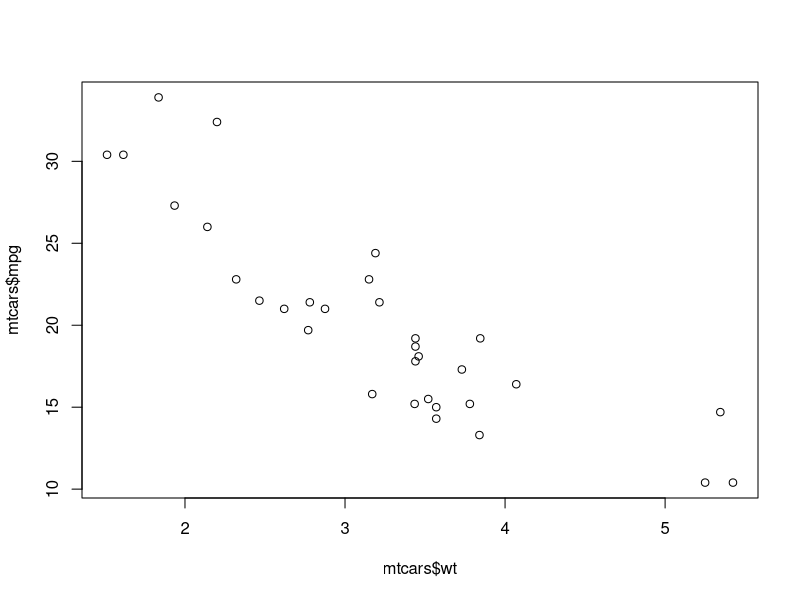
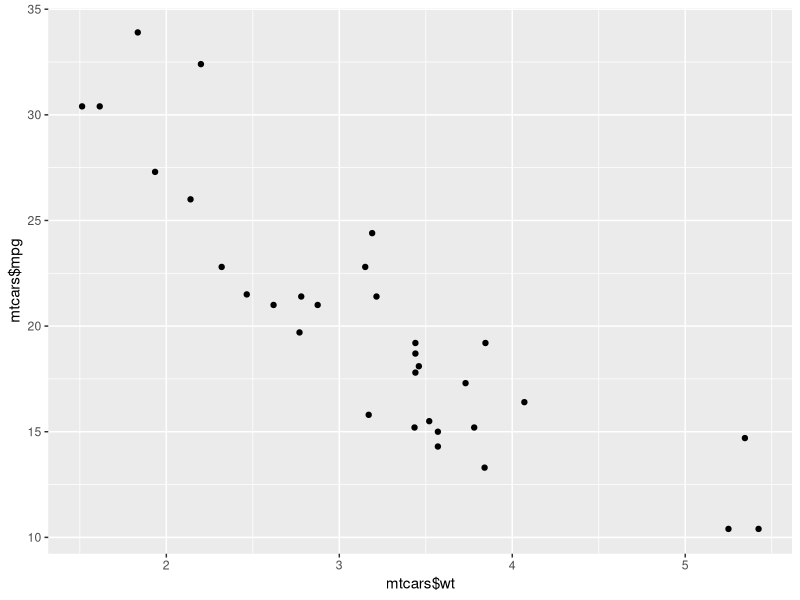
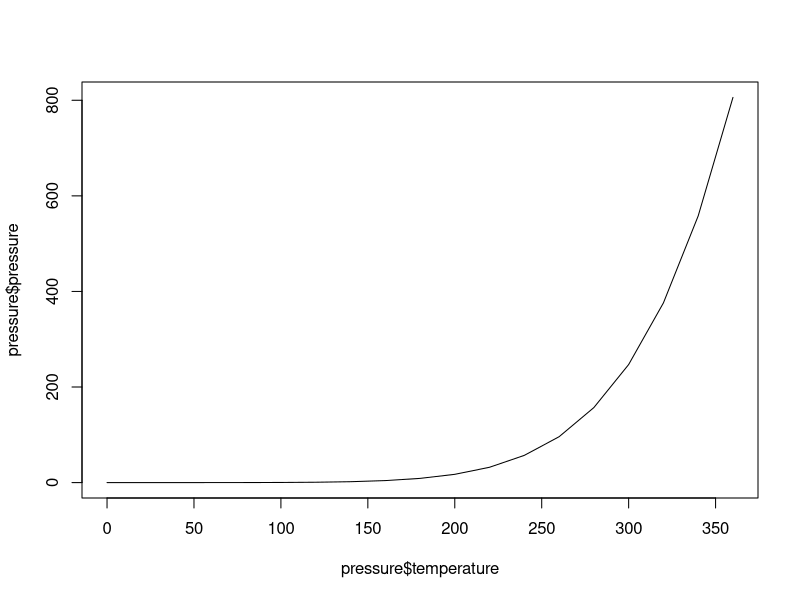
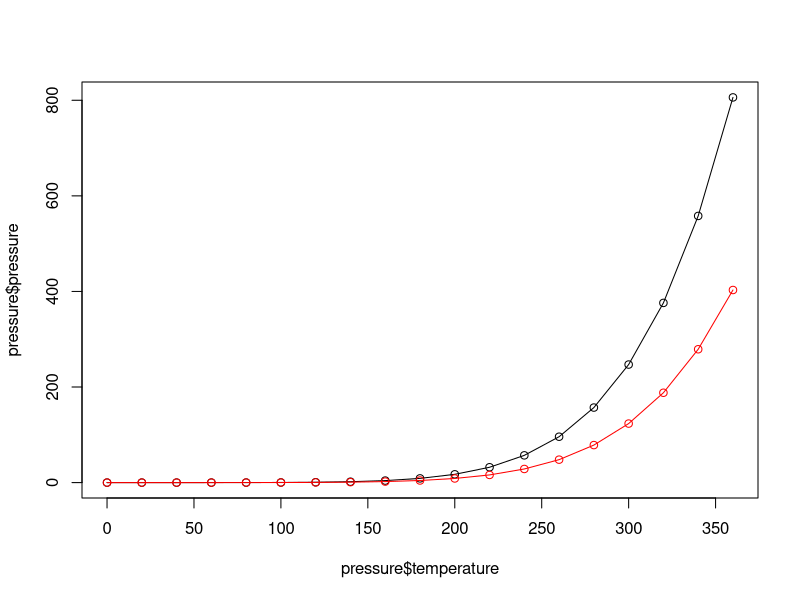
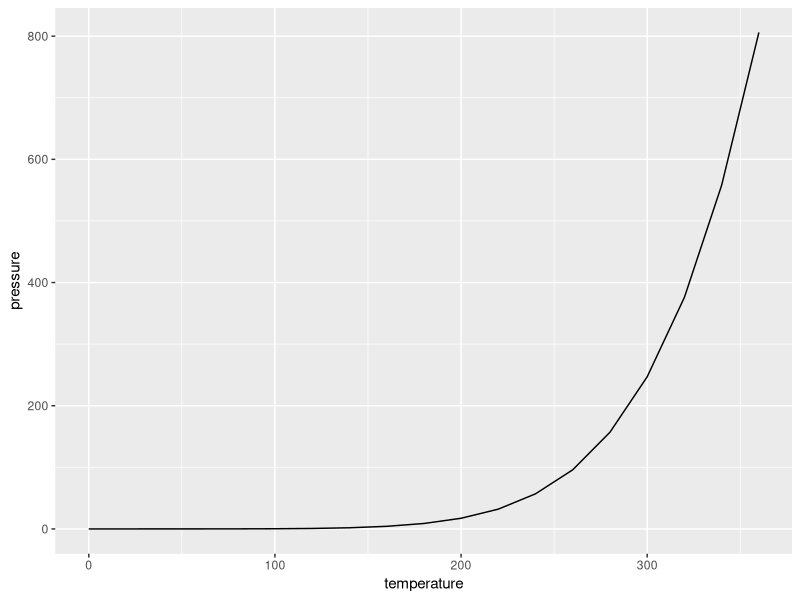
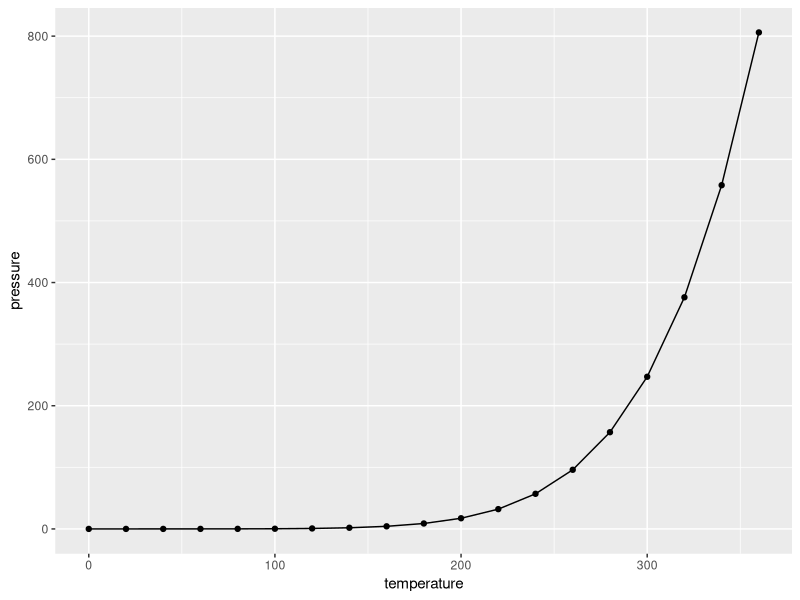
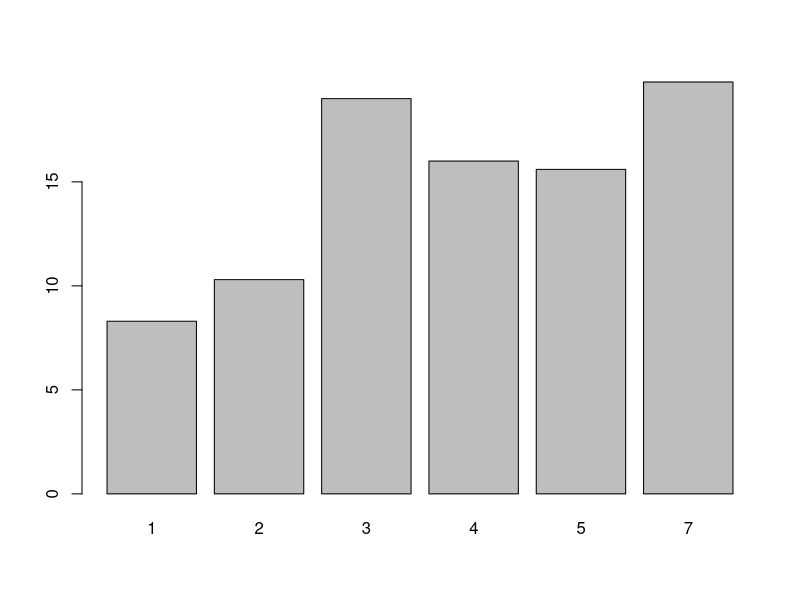
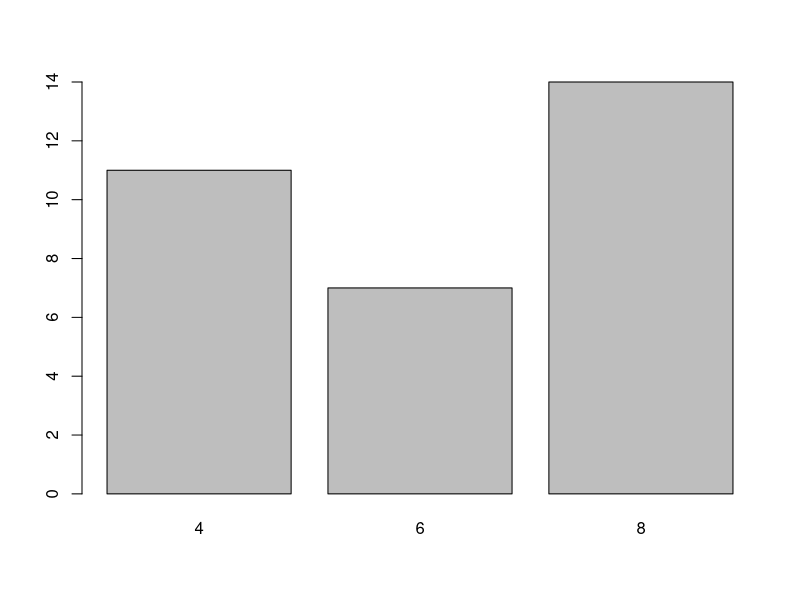

R code for these plots, in order:
## ---- chunk 1
# base R
plot(x = mtcars$wt, y = mtcars$mpg)
## ---- chunk 2
library(ggplot2)
qplot(x = mtcars$wt, y = mtcars$mpg)
## ---- chunk 3
plot(x = pressure$temperature, y = pressure$pressure, type = "l")
## ---- chunk 4
# base graphic
plot(x = pressure$temperature, y = pressure$pressure, type = "l")

# add points
points(x = pressure$temperature, y = pressure$pressure)

# add second line in red color
lines(x = pressure$temperature, y = pressure$pressure/2, col = "red")

# add points to second line
points(x = pressure$temperature, y = pressure$pressure/2, col = "red")
## ---- chunk 5
# using qplot for a line chart
qplot(temperature, pressure, data = pressure, geom = "line")

# using qplot for a line chart with points
qplot(temperature, pressure, data = pressure, geom = c("line", "point"))
## ---- chunk 6
barplot(height = BOD$demand, names.arg = BOD$Time)
## ---- chunk 7
# the cylinder variable in the mtcars dataset is made up of values of 4, 6 & 8
mtcars$cyl

# get the count of 4, 6 & 8 cylinder cars in the dataset
table(mtcars$cyl)

# plot the count of 4, 6 & 8 cylinder cars in the dataset
barplot(table(mtcars$cyl))
## ---- chunk 8
# x defaults to a continuous variable
qplot(mtcars$cyl, geom = "bar")

# use factor(x) to make it discrete
qplot(factor(mtcars$cyl), geom = "bar")
## ---- chunk 9
# default bins
hist(mtcars$mpg)

# adjust binning
hist(mtcars$mpg, breaks = 10)
## ---- chunk 10
qplot(mtcars$mpg, binwidth = 3, color = I("white"))
## ---- chunk 11
# if x is not a factor it will produce a scatter plot
plot(mtcars$cyl, mtcars$mpg)

# if x is a factor it will produce a box plot
plot(factor(mtcars$cyl), mtcars$mpg)
## ---- chunk 12
# boxplot of mpg by cyl
boxplot(mpg ~ cyl, data = mtcars)
## ---- chunk 13
# boxplot of mpg based on interaction of two variables
boxplot(mpg ~ cyl + am, data = mtcars)
## ---- chunk 14
qplot(x = factor(cyl), y = mpg, data = mtcars, geom = "boxplot")
## ---- chunk 15
stem(faithful$eruptions)
